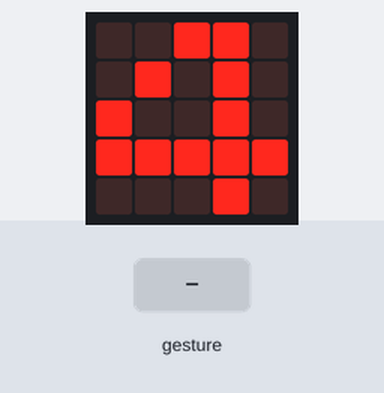
Bench run of a program on a simulated BBC micro:bit running MicroPython. On the bench: the board's 5×5 LED display. The inputs (shaded band) are chosen by the test bench. A tilt is held for 1.5 s and a shake lasts 1 s, then the board lies face up again.

Above: at 1.2 s.
1.3 s: gesture 'shake'
At 2.2 s:
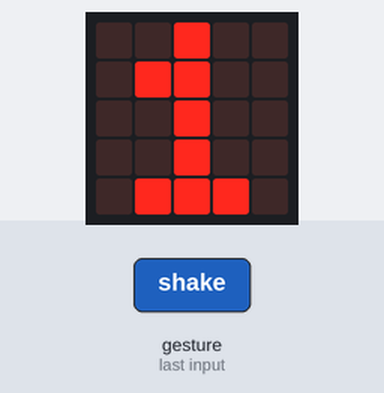
3.9 s: gesture 'left'
At 4.8 s:
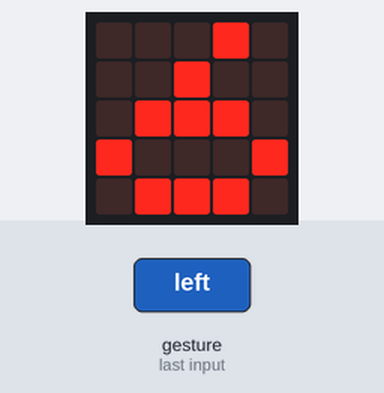
Timing chart, 0 to 6.9 s (numbered marks = the images above; inputs shaded):
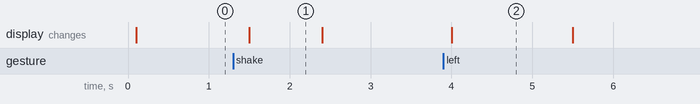

Measured:
- after the input at 1.3 s, the display: changes after 0.20 s (image 1)
- after the input at 3.9 s, the display: changes after 0.10 s (image 2)
- what the display in image 1 shows lasts 0.9 s, from 1.5 s to 2.4 s
- what the display in image 2 shows lasts 1.5 s, from 4.0 s to 5.5 s

The program:

microbit-Three-axis_acceleration_sensor_-1.py
```python
from microbit import *

while True:
    gesture = accelerometer.current_gesture()

    if gesture == "shake":
        display.show("1")
    if gesture == "up":
        display.show("2")
    if gesture == "down":
        display.show("3")
    if gesture == "face up":
        display.show("4")
    if gesture == "face down":
        display.show("5")
    if gesture == "left":
        display.show("6")
    if gesture == "right":
        display.show("7")
    if gesture == "freefall":
        display.show("8")
```
